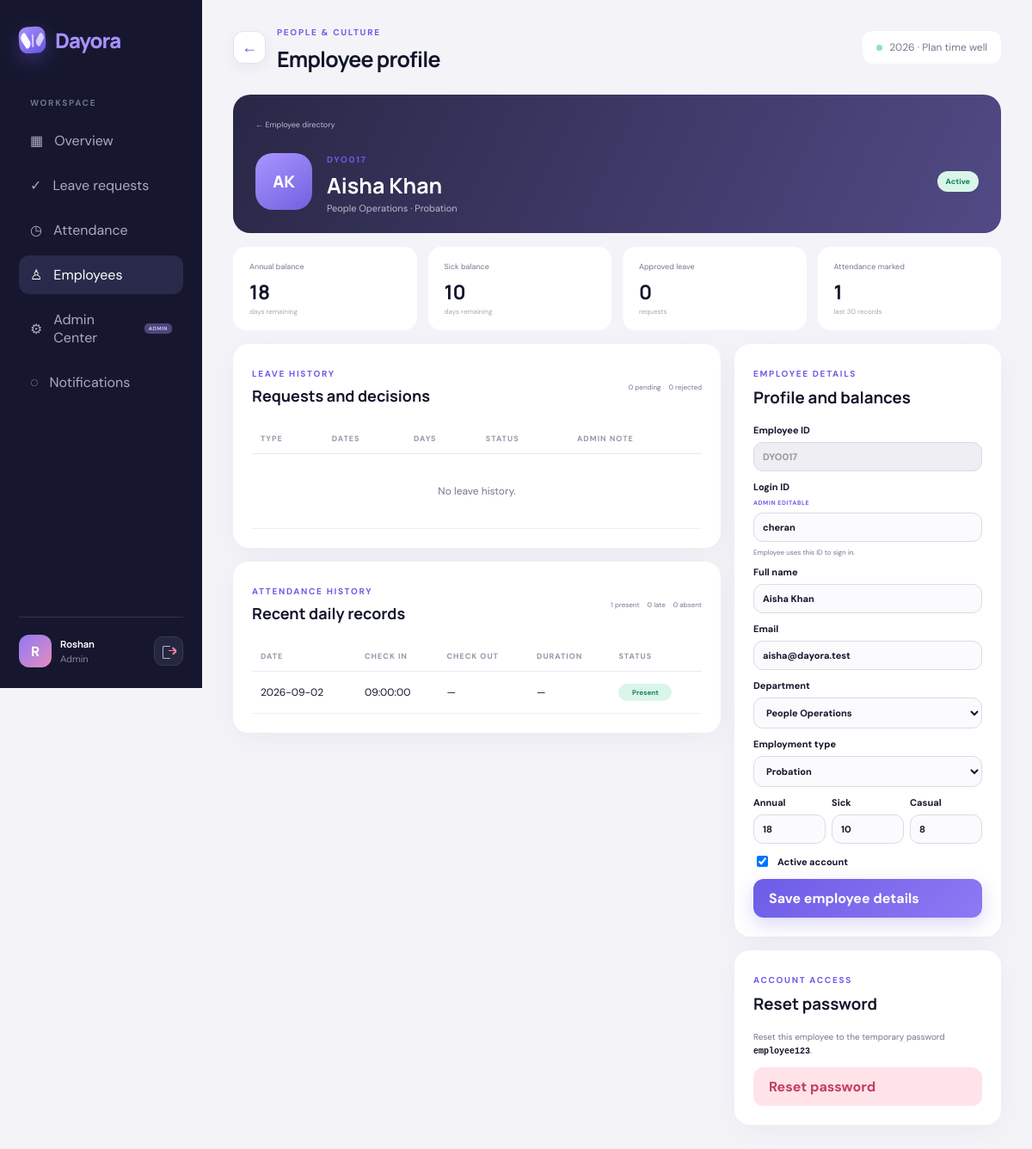
The page /admin/employees/DYO017 (signed in) on the database its author committed.
### tables this page shows
CREATE TABLE users (
            id INTEGER PRIMARY KEY AUTOINCREMENT, username TEXT UNIQUE NOT NULL,
            password TEXT NOT NULL, full_name TEXT NOT NULL, email TEXT NOT NULL,
            department TEXT NOT NULL, role TEXT NOT NULL DEFAULT 'EMPLOYEE',
            annual_balance INTEGER NOT NULL DEFAULT 18, sick_balance INTEGER NOT NULL DEFAULT 10,
            casual_balance INTEGER NOT NULL DEFAULT 8, active INTEGER NOT NULL DEFAULT 1
        , employee_code TEXT, employment_type TEXT NOT NULL DEFAULT 'Permanent');

CREATE TABLE attendance (
            id INTEGER PRIMARY KEY AUTOINCREMENT,
            employee_id INTEGER NOT NULL,
            attendance_date TEXT NOT NULL,
            check_in TEXT NOT NULL,
            check_out TEXT,
            status TEXT NOT NULL DEFAULT 'PRESENT',
            UNIQUE(employee_id, attendance_date),
            FOREIGN KEY(employee_id) REFERENCES users(id)
        );

### app.py (the view)
@app.get("/admin/employees/<employee_code>")
@login_required("ADMIN")
def employee_detail(employee_code):
    employee = db().execute("SELECT * FROM users WHERE employee_code=? AND role='EMPLOYEE'", (employee_code,)).fetchone()
    if not employee:
        flash("Employee not found.", "error"); return redirect(url_for("employees"))
    leaves = db().execute("SELECT * FROM leave_requests WHERE employee_id=? ORDER BY created_at DESC", (employee["id"],)).fetchall()
    attendance_rows = db().execute("SELECT * FROM attendance WHERE employee_id=? ORDER BY attendance_date DESC LIMIT 30", (employee["id"],)).fetchall()
    leave_stats = {status: sum(1 for leave in leaves if leave["status"] == status) for status in ("PENDING", "APPROVED", "REJECTED")}
    attendance_stats = {status: sum(1 for row in attendance_rows if row["status"] == status) for status in ("PRESENT", "LATE", "ABSENT")}
    attendance_history = []
    for row in attendance_rows:
        item = dict(row); item["duration"] = "—"
        if item["check_in"] and item["check_out"]:
            start_time = datetime.strptime(item["check_in"], "%H:%M:%S"); end_time = datetime.strptime(item["check_out"], "%H:%M:%S")
            minutes = max(0, int((end_time - start_time).total_seconds() // 60)); item["duration"] = f"{minutes // 60}h {minutes % 60}m"
        attendance_history.append(item)
    departments = [row["department"] for row in db().execute("SELECT DISTINCT department FROM users WHERE role='EMPLOYEE' ORDER BY department").fetchall()]
    return render_template("employee_detail.html", employee=employee, leaves=leaves, leave_stats=leave_stats,
                           attendance_history=attendance_history, attendance_stats=attendance_stats,
                           departments=departments, employment_types=("Permanent","Contract","Intern","Part-time","Probation"))

### app.py (called while the page is built)
def db():
    if "db" not in g:
        g.db = sqlite3.connect(app.config["DATABASE"])
        g.db.row_factory = sqlite3.Row
        g.db.execute("PRAGMA foreign_keys = ON")
    return g.db

def login_required(role=None):
    def decorator(view):
        @wraps(view)
        def wrapped(*args, **kwargs):
            if not session.get("user_id"):
                return redirect(url_for("login"))
            if role and session.get("role") != role:
                flash("You do not have access to that page.", "error")
                return redirect(url_for("dashboard"))
            return view(*args, **kwargs)
        return wrapped
    return decorator

@app.context_processor
def globals_for_templates():
    unread = 0
    if session.get("user_id"):
        unread = db().execute("SELECT COUNT(*) FROM notifications WHERE user_id=? AND is_read=0", (session["user_id"],)).fetchone()[0]
    hour = datetime.now().hour
    time_greeting = "Good morning" if 5 <= hour < 12 else "Good afternoon" if 12 <= hour < 17 else "Good evening" if 17 <= hour < 21 else "Good night"
    return {"current_year": date.today().year, "unread_count": unread, "time_greeting": time_greeting}

### templates/employee_detail.html (shortened to what this page needs)
{% extends 'base.html' %}
{% block heading %}Employee profile{% endblock %}
{% block content %}
<section class="profile-hero"><a href="{{url_for('employees')}}" class="back-link">← Employee directory</a><div class="profile-main"><div class="profile-avatar">{{employee.full_name.split()[0][0]}}{{employee.full_name.split()[-1][0]}}</div><div><span class="overline">{{employee.employee_code}}</span><h2>{{employee.full_name}}</h2><p>{{employee.department}} · {{employee.employment_type}}</p></div><span class="account-state {{'active' if employee.active}}">{{'Active' if employee.active else 'Inactive'}}</span></div></section>
<section class="profile-stats"><article><span>Annual balance</span><b>{{employee.annual_balance}}</b><small>days remaining</small></article><article><span>Sick balance</span><b>{{employee.sick_balance}}</b><small>days remaining</small></article><article><span>Approved leave</span><b>{{leave_stats.APPROVED}}</b><small>requests</small></article><article><span>Attendance marked</span><b>{{attendance_history|length}}</b><small>last 30 records</small></article></section>
<section class="profile-layout"><div class="profile-records"><article class="card"><div class="card-head"><div><span class="overline">LEAVE HISTORY</span><h3>Requests and decisions</h3></div><div class="mini-stats"><span>{{leave_stats.PENDING}} pending</span><span>{{leave_stats.REJECTED}} rejected</span></div></div><div class="table-wrap"><table><thead><tr><th>TYPE</th><th>DATES</th><th>DAYS</th><th>STATUS</th><th>ADMIN NOTE</th></tr></thead><tbody>{% for leave in leaves %}<tr><td><strong>{{leave.leave_type}}</strong><small>{{leave.reason}}</small></td><td>{{leave.start_date}} → {{leave.end_date}}</td><td>{{leave.days}}</td><td><span class="status {{leave.status|lower}}">{{leave.status|title}}</span></td><td>{{leave.admin_comment or '—'}}</td></tr>{% else %}<tr><td colspan="5" class="empty">No leave history.</td></tr>{% endfor %}</tbody></table></div></article><article class="card"><div class="card-head"><div><span class="overline">ATTENDANCE HISTORY</span><h3>Recent daily records</h3></div><div class="mini-stats"><span>{{attendance_stats.PRESENT}} present</span><span>{{attendance_stats.LATE}} late</span><span>{{attendance_stats.ABSENT}} absent</span></div></div><div class="table-wrap"><table><thead><tr><th>DATE</th><th>CHECK IN</th><th>CHECK OUT</th><th>DURATION</th><th>STATUS</th></tr></thead><tbody>{% for row in attendance_history %}<tr><td>{{row.attendance_date}}</td><td>{{row.check_in or '—'}}</td><td>{{row.check_out or '—'}}</td><td>{{row.duration}}</td><td><span class="attendance-pill attendance-{{row.status|lower}}">{{row.status|title}}</span></td></tr>{% else %}<tr><td colspan="5" class="empty">No attendance history.</td></tr>{% endfor %}</tbody></table></div></article></div>
<aside class="profile-side"><form method="post" action="{{url_for('update_employee',employee_code=employee.employee_code)}}" class="card profile-form"><span class="overline">EMPLOYEE DETAILS</span><h3>Profile and balances</h3><label>Employee ID<input value="{{employee.employee_code}}" disabled></label><label>Login ID <small class="admin-edit-label">ADMIN EDITABLE</small><input name="username" value="{{employee.username}}" minlength="3" maxlength="30" pattern="[a-zA-Z0-9._-]+" required><small class="field-hint">Employee uses this ID to sign in.</small></label><label>Full name<input name="full_name" value="{{employee.full_name}}" required></label><label>Email<input type="email" name="email" value="{{employee.email}}" required></label><label>Department<select name="department">{% for department in departments %}<option {{'selected' if department==employee.department}}>{{department}}</option>{% endfor %}</select></label><label>Employment type<select name="employment_type">{% for type in employment_types %}<option {{'selected' if type==employee.employment_type}}>{{type}}</option>{% endfor %}</select></label><div class="balance-inputs"><label>Annual<input type="number" min="0" name="annual_balance" value="{{employee.annual_balance}}"></label><label>Sick<input type="number" min="0" name="sick_balance" value="{{employee.sick_balance}}"></label><label>Casual<input type="number" min="0" name="casual_balance" value="{{employee.casual_balance}}"></label></div><label class="account-toggle"><input type="checkbox" name="active" value="1" {{'checked' if employee.active}}><span>Active account</span></label><button class="btn primary wide">Save employee details</button></form><form method="post" action="{{url_for('reset_employee_password',employee_code=employee.employee_code)}}" class="card security-card"><span class="overline">ACCOUNT ACCESS</span><h3>Reset password</h3><p>Reset this employee to the temporary password <code>employee123</code>.</p><button class="btn danger-btn wide" data-confirm="Reset {{employee.full_name}}'s password?">Reset password</button></form></aside></section>
{% endblock %}

### static/css/style.css (style rules this page uses)
:root { --ink:#12152b;--muted:#73788f;--line:#e8e8f0;--bg:#f4f3f8;--purple:#6c5ce7;--purple2:#8f79f3;--mint:#8de0c3;--amber:#ffd58a;--pink:#ff7f9f;--white:#fff;--shadow:0 18px 55px rgba(37,30,84,.08) }
* { box-sizing:border-box }
body { margin:0;font-family:'DM Sans',sans-serif;color:var(--ink);background:var(--bg) }
h1,h2,h3,b,strong,.logo { font-family:Manrope,sans-serif }
a { text-decoration:none;color:inherit }
button,input,select,textarea { font:inherit }
.workspace,.overline,.eyebrow { font-size:10px;font-weight:700;letter-spacing:1.7px }
.eyebrow,.overline { color:var(--purple) }
.btn { border:0;border-radius:12px;padding:12px 18px;font-weight:700;cursor:pointer;display:inline-block }
.btn.primary { color:#fff;background:linear-gradient(135deg,var(--purple),var(--purple2));box-shadow:0 8px 22px rgba(108,92,231,.24) }
.wide { width:100%;display:flex;justify-content:space-between }
.card { background:#fff;border-radius:18px;padding:22px;box-shadow:0 8px 35px rgba(31,28,69,.04) }
.card-head { display:flex;justify-content:space-between;align-items:center;margin-bottom:16px }
.card-head h3,.notifications h3 { margin:5px 0;font-size:18px }
.table-wrap { overflow:auto }
table { width:100%;border-collapse:collapse;font-size:12px }
th { text-align:left;color:#9497a9;font-size:9px;letter-spacing:1px;padding:11px 10px;border-bottom:1px solid var(--line) }
td { padding:14px 10px;border-bottom:1px solid #f0eff4 }
.empty { text-align:center!important;color:var(--muted);padding:35px!important }
label { font-size:11px;font-weight:700;display:grid;gap:7px }
input,select,textarea { width:100%;border:1px solid #dcdae5;background:#fbfafd;border-radius:11px;padding:12px;outline:none;color:var(--ink) }
.danger-btn { background:#ffe3e9;color:#c33d5e }

### static/css/brand.css (style rules this page uses)
.attendance-pill { display:inline-block; min-width:62px; padding:5px 8px; border-radius:20px; text-align:center; font-size:8px; font-weight:800; }
.attendance-present { color:#16845d; background:#daf5e9; }
.profile-hero { margin-bottom:16px; padding:22px 26px; border-radius:20px; background:linear-gradient(115deg,#292746,#514a85); color:white; }
.back-link { color:#bdb8d2; font-size:9px; }
.profile-main { display:flex; align-items:center; gap:17px; margin-top:20px; }
.profile-avatar { width:66px; height:66px; display:grid; place-items:center; border-radius:20px; background:linear-gradient(145deg,#aa96ff,#7060df); font:800 19px Manrope; }
.profile-main h2 { margin:4px 0 2px; font-size:25px; }
.profile-main p { margin:0; color:#bdb9ce; font-size:11px; }
.profile-main .account-state { margin-left:auto; padding:6px 10px; border-radius:20px; background:#47475b; color:#c7c6d1; font-size:9px; font-weight:800; }
.profile-main .account-state.active { background:#d9f6e9; color:#16805c; }
.profile-stats { display:grid; grid-template-columns:repeat(4,1fr); gap:13px; margin-bottom:16px; }
.profile-stats article { padding:17px 19px; border-radius:15px; background:white; }
.profile-stats span,.profile-stats b,.profile-stats small { display:block; }
.profile-stats span { color:var(--muted); font-size:9px; }
.profile-stats b { margin:7px 0 2px; font-size:23px; }
.profile-stats small { color:#aaa; font-size:8px; }
.profile-layout { display:grid; grid-template-columns:minmax(0,2fr) 310px; gap:16px; align-items:start; }
.profile-records { display:grid; gap:16px; min-width:0; }
.profile-side { display:grid; gap:16px; position:sticky; top:15px; }
.profile-form h3,.security-card h3 { margin:6px 0 18px; }
.profile-form label { margin-bottom:11px; }
.profile-form input,.profile-form select { padding:9px 10px; font-size:11px; }
.profile-form input:disabled { color:#999; background:#eeeef3; }
.balance-inputs { display:grid; grid-template-columns:repeat(3,1fr); gap:7px; }
.account-toggle { display:flex!important; grid-template-columns:auto 1fr; align-items:center; gap:8px; }
.account-toggle input { width:auto; }
.mini-stats { display:flex; gap:9px; color:var(--muted); font-size:8px; }
.security-card p { color:var(--muted); font-size:10px; line-height:1.6; }
.security-card code { color:var(--ink); font-weight:700; }
.admin-edit-label { float:right; color:var(--purple); font-size:7px; letter-spacing:.6px; }
.field-hint { color:var(--muted); font-size:8px; font-weight:400; }

### rows shown on the page
users: full_name "A", full_name "K", employee_code "DYO017", full_name "Aisha Khan", department "People Operations", employment_type "Probation", active "Active", annual_balance "18", sick_balance "10", username "cheran", email "aisha@dayora.test", casual_balance "8"
attendance: attendance_date "2026-09-02", check_in "09:00:00", check_out "—", duration "—", status "Present"

### other values the page prints
{{ session.name[:1] }} "R"
{{ session.name }} "Roshan"
{{ session.role|title }} "Admin"
{{ leave_stats.APPROVED }} "0"
{{ attendance_history|length }} "1"
{{ leave_stats.PENDING }} "0"
{{ leave_stats.REJECTED }} "0"
{{ attendance_stats.PRESENT }} "1"
{{ attendance_stats.LATE }} "0"
{{ attendance_stats.ABSENT }} "0"
form field department "People Operations"
form field employment_type "Probation"
